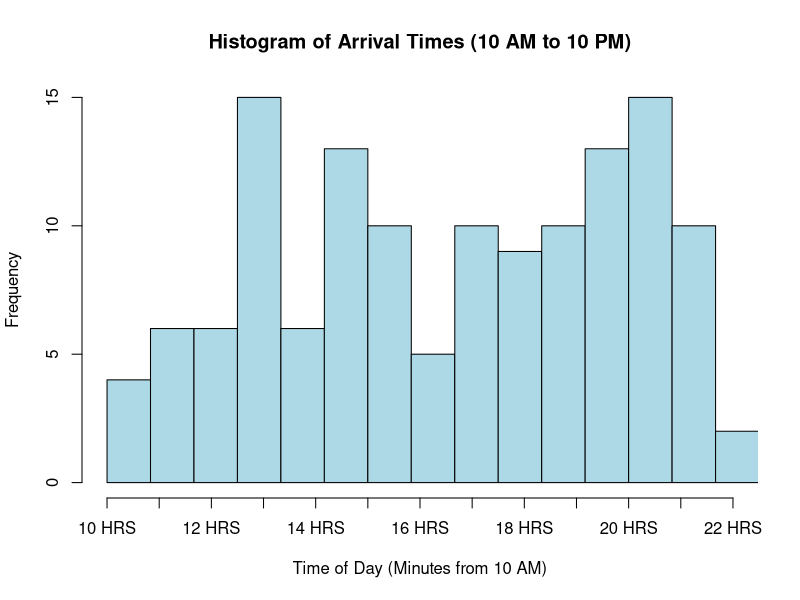
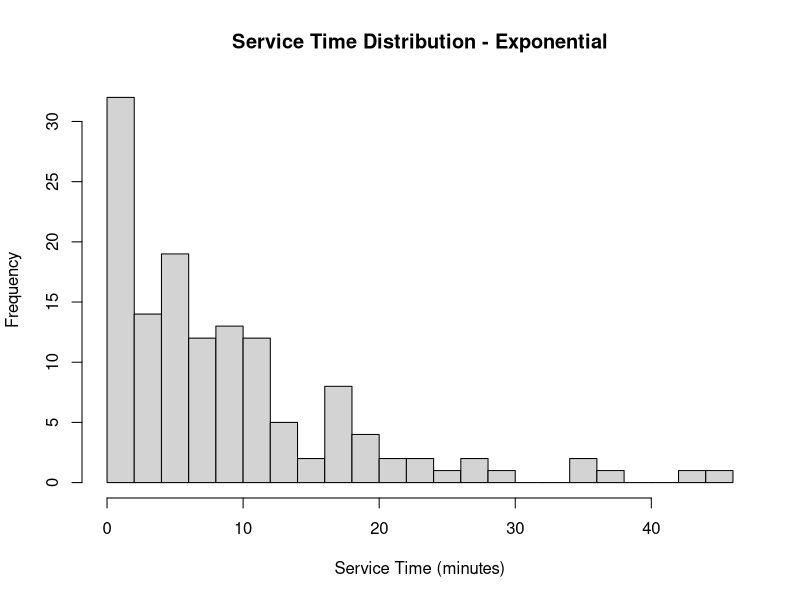
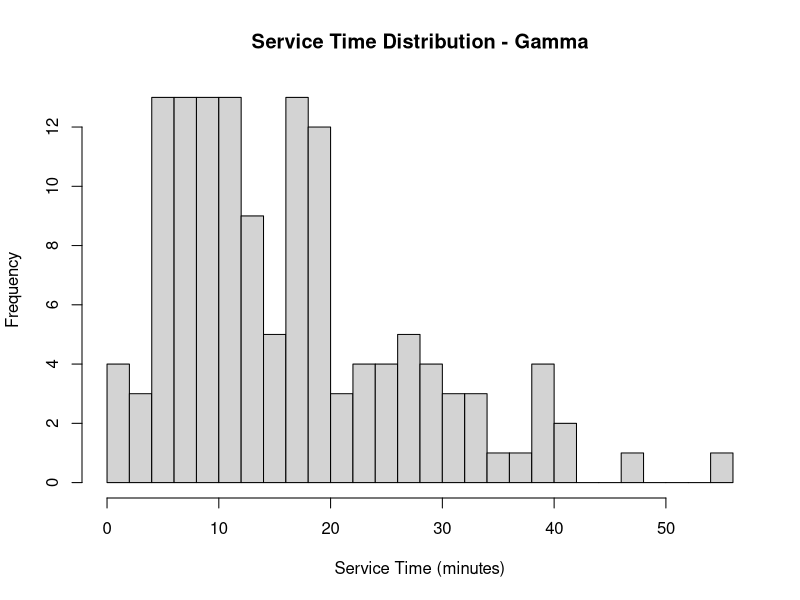
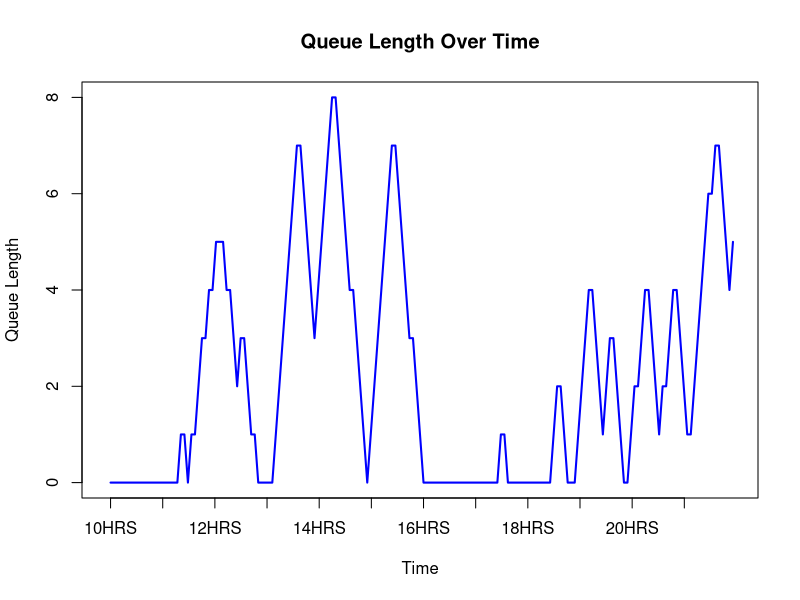

Source code (R) for these figures, in order:
## ---- chunk 1
knitr::opts_chunk$set(echo = FALSE)
## ---- chunk 2
set.seed(223)

time_intervals <- c(0, 120, 300, 420, 720)
arrival_rates <- c(4, 12, 5, 15)
service_rates <- c(6,6,6,6,6,6,6,9,9,9,9,9)
n_tables <- 5

#exponential rv
#inverse_cdf_exp <- function(lambda) {
 # -log(1 - runif(1)) / lambda
#}

simulate_poisson_arrivals <- function(lambda, start_time, end_time) {
  n_arrivals <- rpois(1, (lambda / 60) * (end_time - start_time))
  sort(runif(n_arrivals, start_time, end_time))
}

arrival_times <- c()
for (i in 1:4) {
  arrivals <- simulate_poisson_arrivals(arrival_rates[i], time_intervals[i], time_intervals[i + 1])
  arrival_times <- c(arrival_times, arrivals)
}

arrival_times_in_day <- arrival_times + 600

hist(arrival_times_in_day, 
     main = "Histogram of Arrival Times (10 AM to 10 PM)", 
     xlab = "Time of Day (Minutes from 10 AM)", 
     ylab = "Frequency", 
     col = "lightblue", 
     border = "black", 
     breaks = 20, 
     xlim = c(600, 1320),
     xaxt = "n")

axis(1, at = seq(600, 1320, by = 60), labels = paste(seq(10, 22), "HRS", sep = " "))
## ---- chunk 3
set.seed(223)
service_times_old <- sapply(arrival_times, function(t) {
  hour <- ceiling(t / 60) 
  rexp(1, rate = service_rates[hour]/60)
})


hist(service_times_old, main = "Service Time Distribution - Exponential", xlab = "Service Time (minutes)", breaks = 30)
## ---- chunk 4
set.seed(223)
service_times <- sapply(arrival_times, function(t) {
  hour <- ceiling(t / 60) 
  shape <- 2
  rate <- service_rates[hour] / 60
  rgamma(1, shape = shape, rate = rate)
})

hist(service_times, main = "Service Time Distribution - Gamma", xlab = "Service Time (minutes)", breaks = 30)
## ---- chunk 5
set.seed(223)
current_time <- 0
downtime <- 0
queue <- c()
queue_lengths <- c()
busy_tables <- rep(0, n_tables)
waiting_times <- c()
queue_waiting_times <- c()

for (i in seq_along(arrival_times)) {
  next_arrival <- arrival_times[i+1]
  current_time <- arrival_times[i]
  if(all(busy_tables <= current_time)){
    #print(paste("All tables free"))
  }
  if (all(busy_tables <= current_time) && length(queue) == 0) {
    downtime <- downtime + (next_arrival - current_time)
    #print(paste("Downtime:", downtime))
  }
  busy_tables[busy_tables <= current_time] <- 0
  if (any(busy_tables == 0)) {
    next_table <- which(busy_tables == 0)[1]
    service_time <- service_times[i]
    busy_tables[next_table] <- current_time + service_time
    #print(paste("Seating customer at table", next_table, "at time:", current_time, "for service time:", service_time))
    waiting_times <- c(waiting_times, 0)
  } else {
    queue <- c(queue, current_time)
  }
  queue_lengths <- c(queue_lengths, length(queue))
  while (length(queue) > 0 && any(busy_tables == 0)) {
    next_table <- which(busy_tables == 0)[1]
    wait_time <- current_time - queue[1]
    waiting_times <- c(waiting_times, wait_time)
    queue_waiting_times <- c(queue_waiting_times, wait_time)
    service_time <- service_times[i]
    busy_tables[next_table] <- current_time + service_time
    queue <- queue[-1] 
    queue_lengths <- c(queue_lengths, length(queue))
  }
}

first_downtime <- arrival_times[1]
total_dowtime <- downtime + first_downtime

plot(queue_lengths, type = "l", xlab = "Time", ylab = "Queue Length", 
     main = "Queue Length Over Time", col = "blue", lwd = 2, 
     xaxt = "n", xlim = c(0, length(queue_lengths)))

axis(1, at = seq(1, length(queue_lengths), by = length(queue_lengths) / 12), 
     labels = paste(10 + (seq(1, length(queue_lengths), by = length(queue_lengths) / 12) - 1) / (length(queue_lengths) / 12), "HRS", sep=""))
